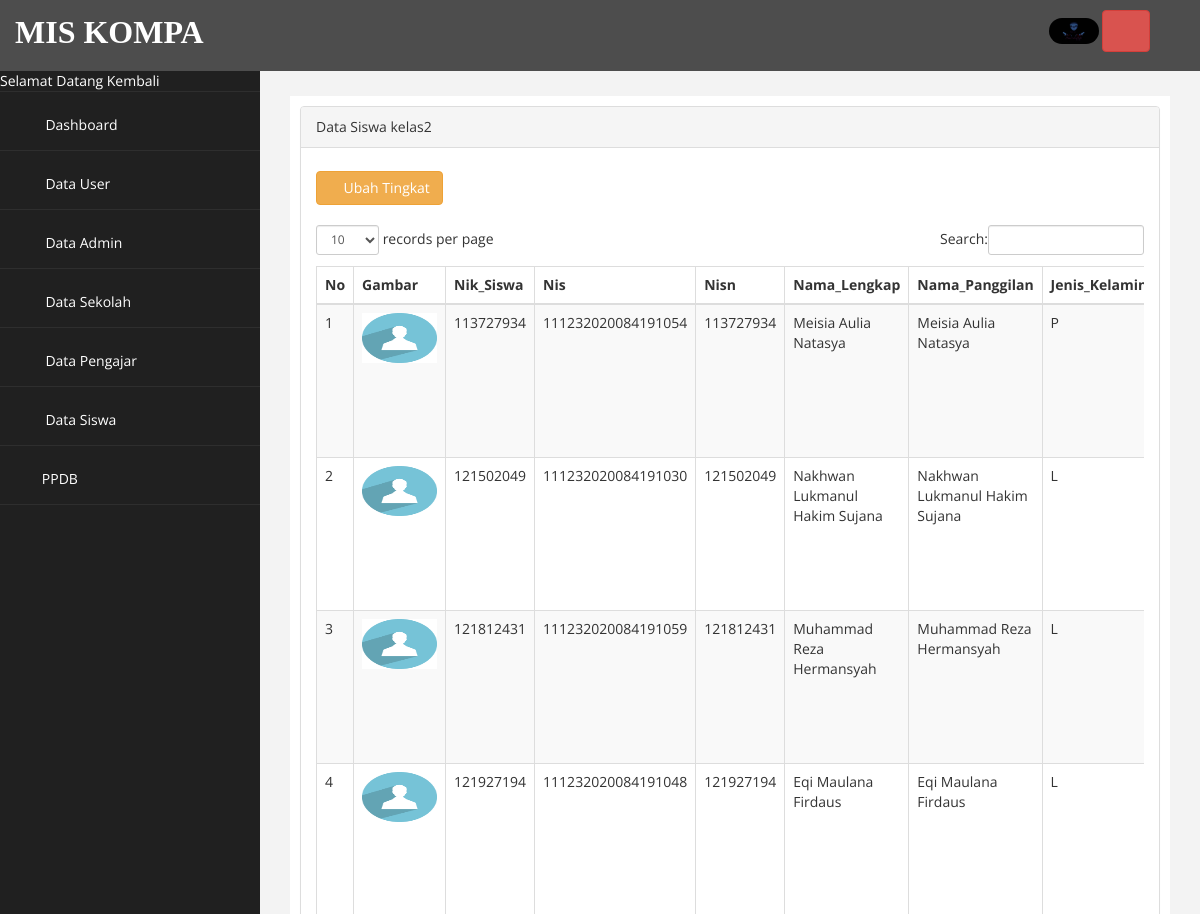
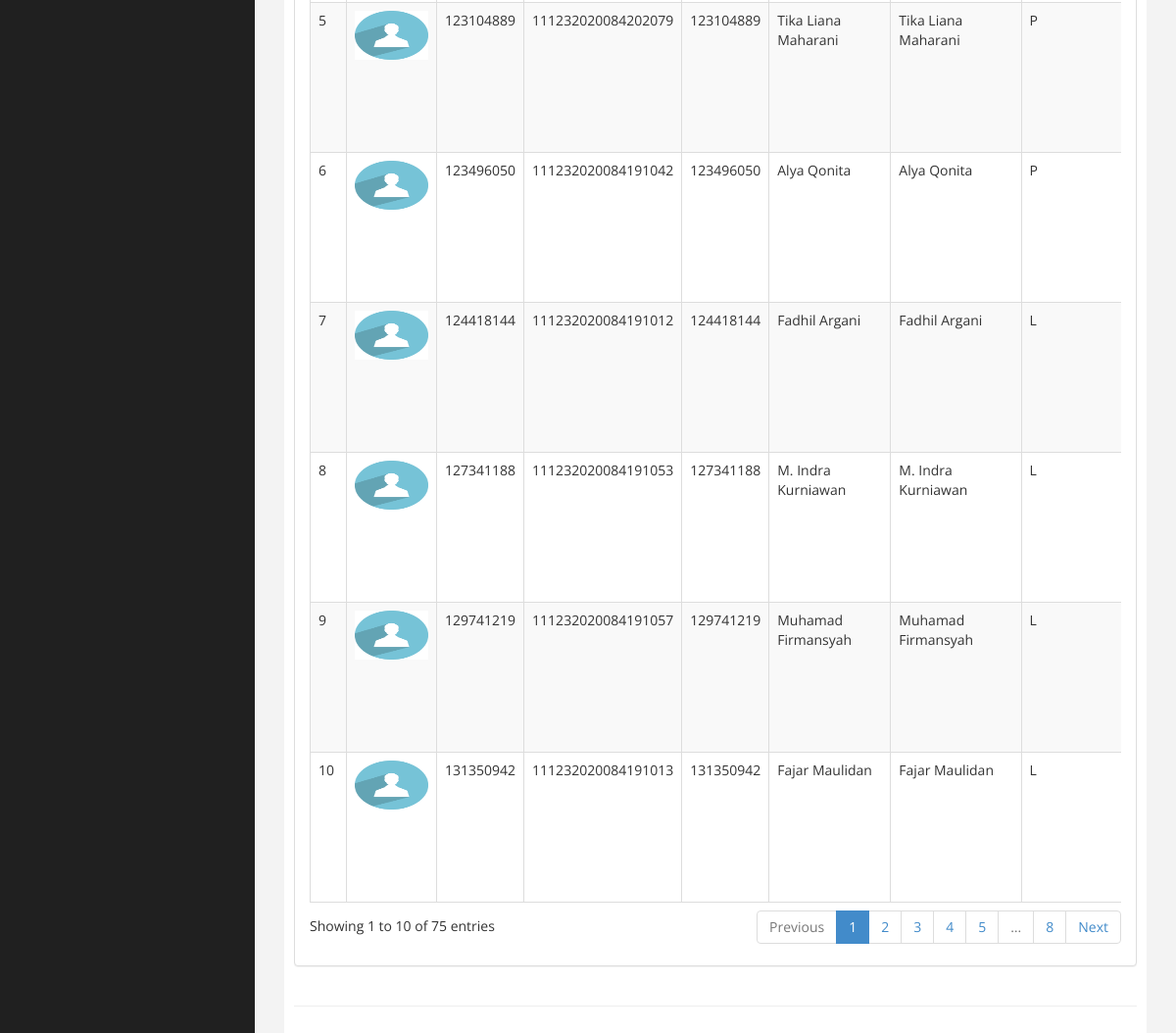
Page /admin.php?page=kelas2 (signed in) on the committed database (2 pictures, top to bottom).
### tables this page shows
CREATE TABLE `user` (
  `UserName` varchar(30) NOT NULL,
  `Password` varchar(30) NOT NULL,
  `Level` enum('user','admin','admin1','pengajar','siswa') NOT NULL,
  `Pengguna` enum('user','default') NOT NULL,
  `akses` varchar(25) NOT NULL,
  `Waktu` datetime NOT NULL DEFAULT CURRENT_TIMESTAMP ON UPDATE CURRENT_TIMESTAMP,
  `Fhoto` varchar(225) NOT NULL
);

CREATE TABLE `siswa` (
  `Nik_Siswa` varchar(30) NOT NULL,
  `Nis` varchar(30) NOT NULL,
  `Nisn` varchar(30) NOT NULL,
  `Nama_Lengkap` varchar(100) NOT NULL,
  `Nama_Panggilan` varchar(30) NOT NULL,
  `Jenis_Kelamin` varchar(5) NOT NULL,
  `Tempat_Lahir` varchar(100) NOT NULL,
  `Tanggal_Lahir` varchar(30) NOT NULL,
  `Agama` varchar(50) NOT NULL,
  `Kewarganegaraan` varchar(30) NOT NULL,
  `Anak_Ke` varchar(5) NOT NULL,
  `Banyak_Saudara_Kandung` varchar(5) NOT NULL,
  `Banyak_Saudara_Tiri` varchar(5) NOT NULL,
  `Banyak_Saudara_Angkat` varchar(5) NOT NULL,
  `Bahasa_Sehari_Hari` varchar(50) NOT NULL,
  `Berat_Badan` varchar(5) NOT NULL,
  `Tinggi_Badan` varchar(5) NOT NULL,
  `Golongan_Darah` varchar(5) NOT NULL,
  `Penyakit_Yang_Pernah_Diderita` text NOT NULL,
  `Tinggal_Bersama` varchar(150) NOT NULL,
  `Jarak_Rumah_Ke_Sekolah` varchar(30) NOT NULL,
  `Alamat_Rumah` text NOT NULL,
  `Status_Siswa` varchar(50) NOT NULL,
  `Kelas` varchar(30) NOT NULL,
  `Tanggal_Mendaftar` varchar(30) NOT NULL,
  `TA` varchar(5) NOT NULL,
  `No_Pendaftaran` varchar(50) NOT NULL,
  `Tanggal_Diperbarui` datetime NOT NULL DEFAULT CURRENT_TIMESTAMP ON UPDATE CURRENT_TIMESTAMP
);

### page/kelas2/index.php (the view, shortened to what this page needs)
<div class="row">
<div class="col-md-12">
<div class="panel panel-default">
    <div class="panel-heading">
         Data Siswa kelas2
    </div>
    <div class="panel-body">
        <div class="table-responsive">
            <div>
                <a href="?page=kelas2&aksi=rubah_tingkat" class="btn btn-warning" style="margin-top: 8px;"><i class="fa fa-edit"></i> Ubah Tingkat</a>
            </div><br>
            <table class="table table-striped table-bordered table-hover" id="dataTables-example">
                <thead>
                    <tr><th>No</th>
                        <th>Gambar</th>
                        <th>Nik_Siswa</th>
                        <th>Nis</th>
                        <th>Nisn</th>
                        <th>Nama_Lengkap</th>
                        <th>Nama_Panggilan</th>
                        <th>Jenis_Kelamin</th>
                    </tr>
                </thead>
                <tbody>
                    <?php
                        $no = 1;
                        $sql = $koneksi->query("select * from siswa where Status_Siswa='aktif' and Kelas='kelas2' ");
                        while ($data= $sql->fetch_assoc()) {
                    ?>
                    <tr>
                        <td><?php echo $no++; ?></td>
                        <?php
                        $kunci=$data['Nik_Siswa'];
                            $sql1 = $koneksi->query("select * from user where UserName='$kunci' ");
                            while ($data1= $sql1->fetch_assoc())
                                {  ?>
                                    <td><a href="gambar/user/<?php echo  $data1['Fhoto'];?>"> <img src="gambar/user/<?php echo  $data1['Fhoto'];?>" width="75" height="50"></a> </td>
                        <?php } ?>
                        <td><?php echo $data['Nik_Siswa'];?></td>
                        <td><?php echo $data['Nis'];?></td>
                        <td><?php echo $data['Nisn'];?></td>
                        <td><?php echo $data['Nama_Lengkap'];?></td>
                        <td><?php echo $data['Nama_Panggilan'];?></td>
                        <td><?php echo $data['Jenis_Kelamin'];?></td>
                    </tr>
                    <?php  } ?>
                </tbody>
                </table>
              </div>
    </div>
 </div>
</div>
</div>

### admin.php (shortened to what this page needs)
<?php
    include "koneksi.php";
    include "kepala.php";
    if($_SESSION['admin'] || $_SESSION['user']){
        $_Akun=$_SESSION['user'];
      $akun=mysqli_fetch_array(mysqli_query($koneksi,"select * from `user` where `UserName` ='$_Akun'"));
      $biodata=mysqli_fetch_array(mysqli_query($koneksi,"select * from `pengajar` where `Nik_Pengajar` ='$_Akun'"));
?>
<body>
    <div id="wrapper">
        <nav class="navbar navbar-default navbar-cls-top " role="navigation" style="margin-bottom: 0">
                <label><font color="white" face="arrial" size="6" style="
padding: 10px 5px 5px 15px;
float: right;">MIS KOMPA</font></label>
  <div style="
padding: 10px 50px 5px 50px;
float: right;">
                        <a href="?page=akun&id=<?=$_Akun?>" title="Akun"><img style="border-radius: 200px; " width="50px" src="gambar/user/<?=$akun['Fhoto']?>" alt="Pengguna"></a>
                        <a onclick="return confirm('yakin ingin meninggalkan halaman ini?')" href="logout.php" class="btn btn-danger" title="Keluar"><i class="fa fa-power-off fa-2x"></i></a>
                        </div>
        </nav>
                <nav class="navbar-default navbar-side" role="navigation">
            <div class="sidebar-collapse">
                <ul class="nav" id="main-menu">
                    <li><font color="white"> Selamat Datang Kembali <strong><?= $biodata['Nama_Pengajar'] ?></strong> </font></li>
                    <li>
                        <a  href="?page="><i class="fa fa-home fa-2x"></i> Dashboard</a>
                    </li>
                    <li>
                        <a  href="?page=user"><i class="fa fa-users fa-2x"></i> Data User</a>
                    </li>
                    <li>
                        <a  href="?page=admin"><i class="fa fa-user fa-2x"></i> Data Admin</a>
                    </li>
                    <li>
                        <a href="#"><i class="fa fa-laptop fa-2x"></i> Data Sekolah<span class="fa arrow"></span></a>
                     </li>
                    <li>
                        <a  href="?page=pengajar"><i class="fa fa-laptop fa-2x"></i></i> Data Pengajar</a>
                    </li>
                    <li>
                        <a href="#"><i class="fa fa-laptop fa-2x"></i> Data Siswa<span class="fa arrow"></span></a>
                     </li>
                    <li>
                        <a href="#"><i class="fa fa-laptop fa-2x"></i>PPDB<span class="fa arrow"></span></a>
                     </li>
                </ul>
            </div>
        </nav>
        <div id="page-wrapper" >
            <div id="page-inner">
                <div class="row">
                    <div class="col-md-12">
                     	<?php
                     		$page = $_GET['page'];
                     		$aksi = $_GET['aksi'];
                     		if ($page=="")
                              {
                                include "home.php";
                              }
                        elseif ($page == "kelas2" )
                              {
                                if ($aksi == "") {
                                    include "page/kelas2/index.php";
                                }elseif ($aksi == "tambah") {
                                    include "page/kelas2/tambah.php";
                                }elseif ($aksi == "ubah") {
                                    include "page/kelas2/ubah.php";
                                }elseif ($aksi == "hapus") {
                                    include "page/kelas2/hapus.php";
                                }elseif ($aksi == "detail") {
                                    include "page/kelas2/detail.php";
                                }elseif ($aksi == "tambah_kelengkapan") {
                                    include "page/kelas2/tambah_kelengkapan.php";
                                }elseif ($aksi == "hapus_kelengkapan") {
                                    include "page/kelas2/hapus_kelengkapan.php";
                                }elseif ($aksi == "rubah_akun") {
                                    include "page/kelas2/rubah_akun.php";
                                }elseif ($aksi == "rubah_tingkat") {
                                    include "page/kelas2/rubah_tingkat.php";
                                }elseif ($aksi == "rubah_tingkat1") {
                                    include "page/kelas2/rubah_tingkat1.php";
                                }
                              }
                     	?>
                    </div>
                </div>
                 <hr />
    </div>
            </div>
        </div>
<?php
    include "kaki.php";
    }else{
        header("location:login.php");
    }
?>

### assets/css/custom.css (style rules this page uses)
body { font-family: 'Open Sans', sans-serif; }
#wrapper { width: 100%; background:#202020; }
#page-wrapper { padding: 15px 15px; min-height: 600px; background:#F3F3F3; }
#page-inner { width:100%; margin:10px 20px 10px 0px; background-color:#fff!important; padding:10px; min-height:1200px; }
.arrow { float: right; }
.fa.arrow:before { content: "\f104"; }
.sidebar-collapse , .sidebar-collapse .nav { background:none; }
.sidebar-collapse .nav { padding:0; }
.sidebar-collapse .nav > li > a { color:#fff; background:#202020; text-shadow:none; }
.sidebar-collapse > .nav > li > a { padding:15px 10px; }
.sidebar-collapse > .nav > li { border-bottom: 1px solid rgba(107, 108, 109, 0.19); }
.navbar-side { border:none; background-color: #202020; }
.navbar-cls-top { background:#4D4D4D; border-bottom:none; }
.navbar-default { border:0px solid black; }
.nav > li > a > i { margin-right:10px; }
@media (min-width:768px) { #page-wrapper { margin: 0 0 0 260px; padding: 15px 30px; min-height: 1200px; } }
@media (min-width:768px) { .navbar-side { z-index: 1; position: absolute; width: 260px; } }
@media (min-width:768px) { .navbar { border-radius: 0px; } }

### rows in the picture
user: Fhoto (picture)
siswa: Nik_Siswa "113727934", Nis "111232020084191054", Nisn "113727934", Nama_Lengkap "Meisia Aulia Natasya", Nama_Panggilan "Meisia Aulia Natasya", Jenis_Kelamin "P"
user: Fhoto (placeholder picture)
siswa: Nik_Siswa "121502049", Nis "111232020084191030", Nisn "121502049", Nama_Lengkap "Nakhwan Lukmanul Hakim Sujana", Nama_Panggilan "Nakhwan Lukmanul Hakim Sujana", Jenis_Kelamin "L"
user: Fhoto (placeholder picture)
siswa: Nik_Siswa "121812431", Nis "111232020084191059", Nisn "121812431", Nama_Lengkap "Muhammad Reza Hermansyah", Nama_Panggilan "Muhammad Reza Hermansyah", Jenis_Kelamin "L"
user: Fhoto (placeholder picture)
siswa: Nik_Siswa "121927194", Nis "111232020084191048", Nisn "121927194", Nama_Lengkap "Eqi Maulana Firdaus", Nama_Panggilan "Eqi Maulana Firdaus", Jenis_Kelamin "L"
user: Fhoto (placeholder picture)
siswa: Nik_Siswa "123104889", Nis "111232020084202079", Nisn "123104889", Nama_Lengkap "Tika Liana Maharani", Nama_Panggilan "Tika Liana Maharani", Jenis_Kelamin "P"
user: Fhoto (placeholder picture)
siswa: Nik_Siswa "123496050", Nis "111232020084191042", Nisn "123496050", Nama_Lengkap "Alya Qonita", Nama_Panggilan "Alya Qonita", Jenis_Kelamin "P"
user: Fhoto (placeholder picture)
siswa: Nik_Siswa "124418144", Nis "111232020084191012", Nisn "124418144", Nama_Lengkap "Fadhil Argani", Nama_Panggilan "Fadhil Argani", Jenis_Kelamin "L"
user: Fhoto (placeholder picture)
siswa: Nik_Siswa "127341188", Nis "111232020084191053", Nisn "127341188", Nama_Lengkap "M. Indra Kurniawan", Nama_Panggilan "M. Indra Kurniawan", Jenis_Kelamin "L"
user: Fhoto (placeholder picture)
siswa: Nik_Siswa "129741219", Nis "111232020084191057", Nisn "129741219", Nama_Lengkap "Muhamad Firmansyah", Nama_Panggilan "Muhamad Firmansyah", Jenis_Kelamin "L"
user: Fhoto (placeholder picture)
siswa: Nik_Siswa "131350942", Nis "111232020084191013", Nisn "131350942", Nama_Lengkap "Fajar Maulidan", Nama_Panggilan "Fajar Maulidan", Jenis_Kelamin "L"
user: Fhoto (placeholder picture)
